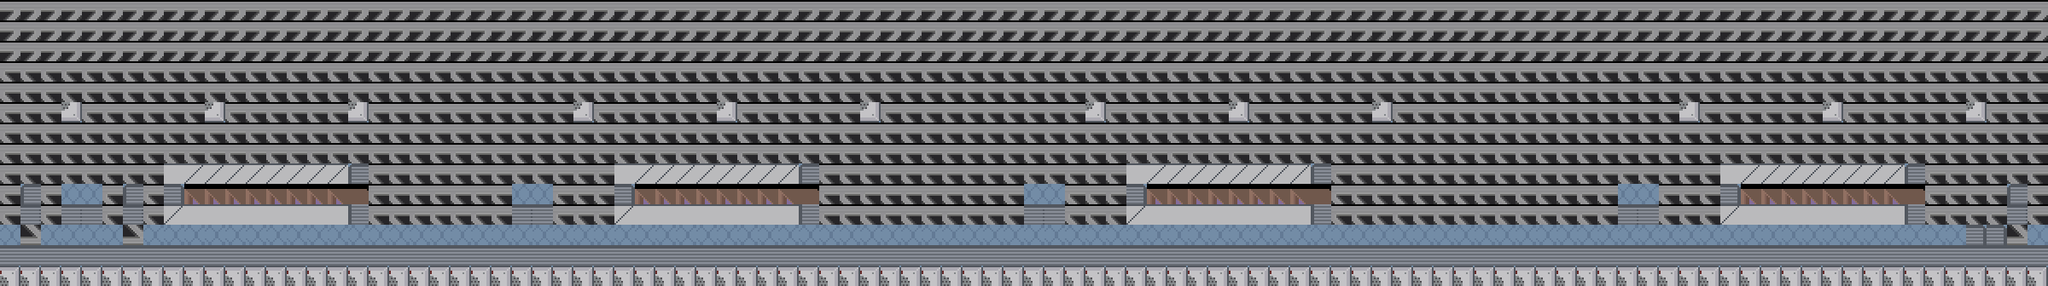

The image is a tile-based game level rendered from a .tmx file. Its description and source (layers, tilesets, objects; grid data summarised) follow:
An orthogonal 100x14 tile map with 24x24 px tiles, 2 tile layers (background, accents) and 16 objects (9x enemy, 2x door, floor, weapon, material, ...).

<map version="1.0" orientation="orthogonal" width="100" height="14" tilewidth="24" tileheight="24">
 <properties>
  <property name="floor" value="9" />
  <property name="respawn" value="studyroom" />
 </properties>
 <tileset firstgid="1" name="greendale-interior" tilewidth="24" tileheight="24">
  <image source="../images/tilesets/greendale-interior.png" width="264" height="216" />
 </tileset>
 <layer name="background" width="100" height="14">
  <data>[1400 cells, 1400 non-empty, 21 distinct tile ids]</data>
 </layer>
 <layer name="accents" width="100" height="14">
  <data>[1400 cells, 5 non-empty, 2 distinct tile ids]</data>
 </layer>
 <objectgroup name="block" width="100" height="14">
  <object type="floor" x="0" y="288" width="2400" height="24" />
 </objectgroup>
 <objectgroup color="#3aa43c" name="platform" width="100" height="14">
  <object x="2322" y="279" width="19" height="6" />
 </objectgroup>
 <objectgroup color="#0000a4" name="nodes" width="100" height="14">
  <object name="exit" type="door" x="2352" y="240" width="24" height="48">
   <properties>
    <property name="level" value="studyroom" />
    <property name="to" value="main" />
   </properties>
  </object>
  <object type="enemy" x="312" y="240" width="48" height="48">
   <properties>
    <property name="enemytype" value="hippy" />
   </properties>
  </object>
  <object type="enemy" x="600" y="240" width="48" height="48">
   <properties>
    <property name="enemytype" value="hippy" />
   </properties>
  </object>
  <object type="enemy" x="1008" y="240" width="48" height="48">
   <properties>
    <property name="enemytype" value="hippy" />
   </properties>
  </object>
  <object type="enemy" x="1152" y="240" width="48" height="48">
   <properties>
    <property name="enemytype" value="hippy" />
   </properties>
  </object>
  <object type="enemy" x="1296" y="240" width="48" height="48">
   <properties>
    <property name="enemytype" value="hippy" />
   </properties>
  </object>
  <object type="enemy" x="1968" y="240" width="48" height="48">
   <properties>
    <property name="enemytype" value="hippy" />
   </properties>
  </object>
  <object type="enemy" x="2040" y="240" width="48" height="48">
   <properties>
    <property name="enemytype" value="hippy" />
   </properties>
  </object>
  <object type="enemy" x="2184" y="240" width="48" height="48">
   <properties>
    <property name="enemytype" value="hippy" />
   </properties>
  </object>
  <object type="enemy" x="2112" y="240" width="48" height="48">
   <properties>
    <property name="enemytype" value="hippy" />
   </properties>
  </object>
  <object name="main" type="door" x="144" y="240" width="24" height="48">
   <properties>
    <property name="level" value="studyroom" />
    <property name="to" value="studyroomMainDoor" />
   </properties>
  </object>
  <object name="rebar" type="weapon" x="216" y="264" width="24" height="24" />
  <object name="purse" type="material" x="264" y="264" width="24" height="24" />
 </objectgroup>
 <objectgroup name="ceiling" width="100" height="14">
  <object type="ceiling" x="0" y="0" width="2400" height="72" />
 </objectgroup>
</map>